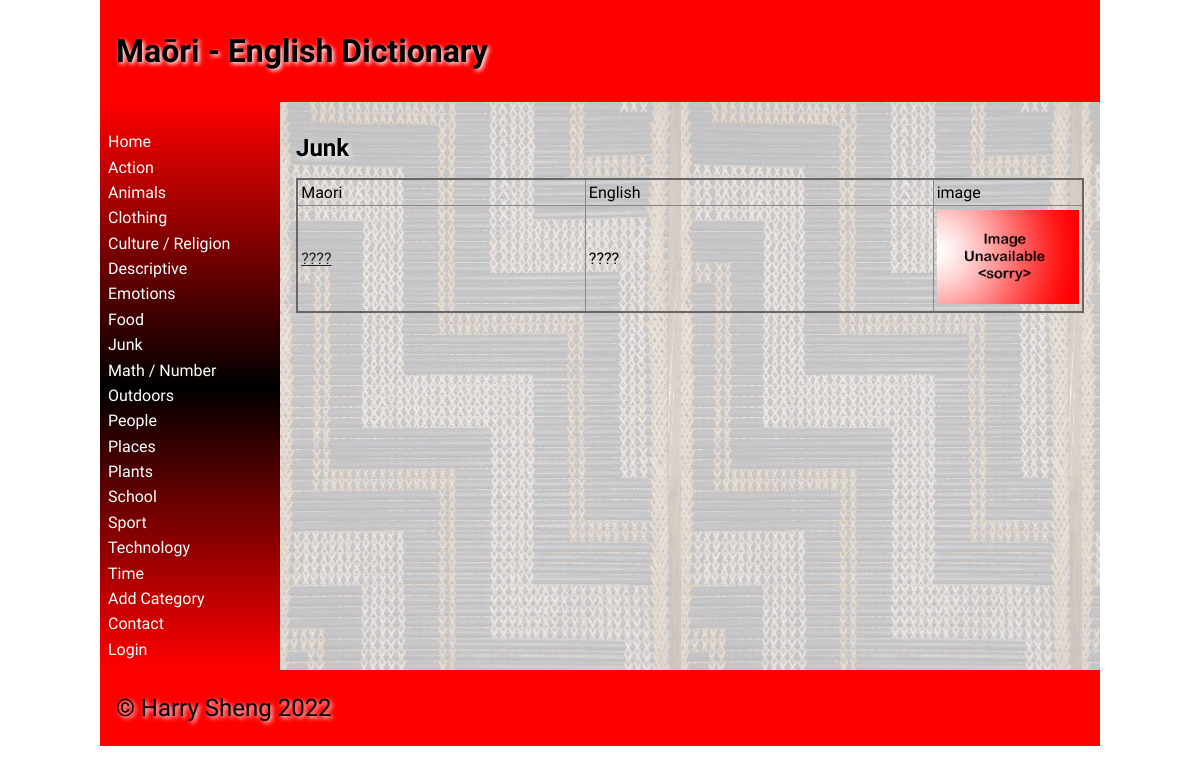
The app's page /category/33, older data.
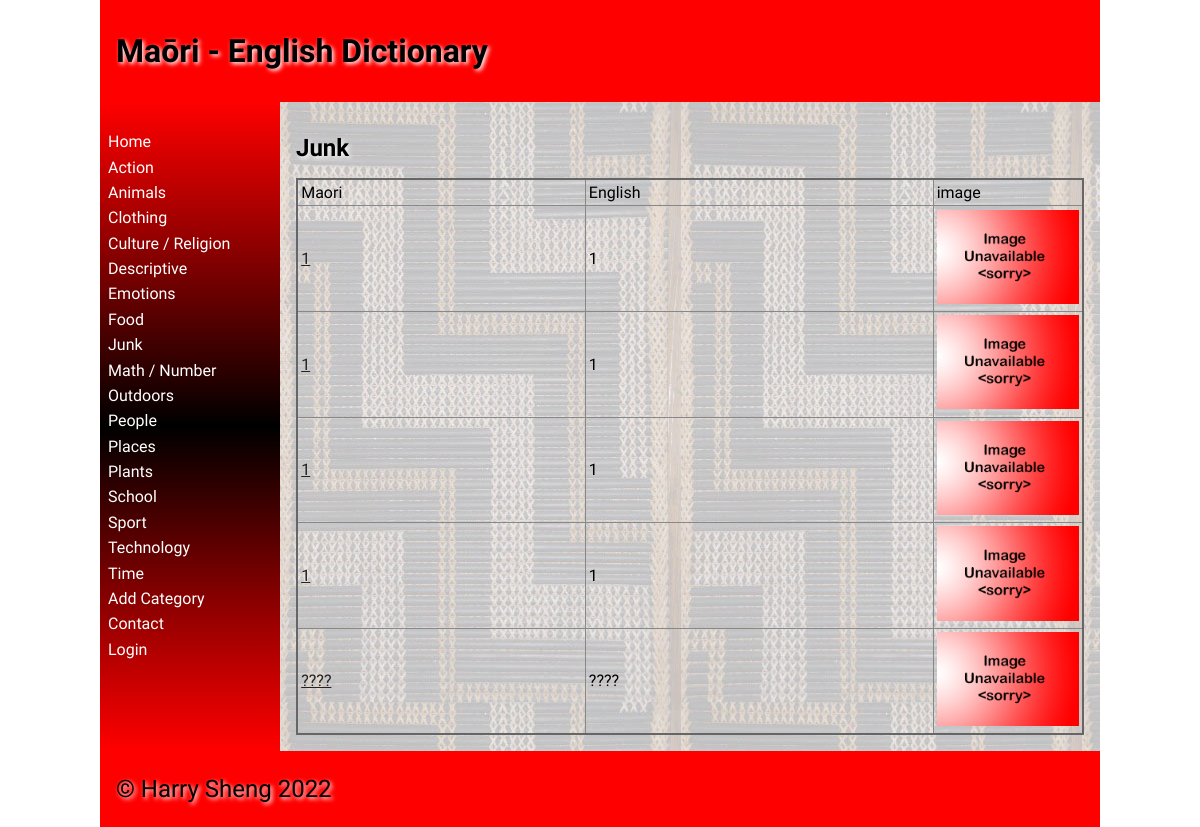
The same page, newer data.
### tables this page shows
CREATE TABLE "categories"
(
	id integer
		constraint Dictionary_pk
			primary key autoincrement,
	category varchar(30)
);

CREATE TABLE "Words"
(
    id          integer
        constraint Words_pk
            primary key,
    maori       varchar(30),
    english     varchar(30),
    category    varchar(30),
    definition  varchar(300),
    level       integer(10),
    image       varchar(30),
    user_id     integer
        references User,
    timestamp   datatime,
    category_id integer
        constraint Words_category_id_fk
            references categories
, username varchar(30));

### app.py (the view, shortened to what this page needs)
@app.route('/category/<category_id>', methods=['POST', 'GET'])
def category(category_id):
    con = create_connection(DATABASE)
    query = "SELECT id, category FROM categories WHERE id = ?"  # select data from database
    cur = con.cursor()
    cur.execute(query, (category_id,))
    category = cur.fetchall()
    print(category_id, category)
    query = "SELECT id, maori, english, image FROM Words WHERE category_id=? ORDER BY maori ASC"
    cur = con.cursor()
    cur.execute(query, (category_id,))  # executes the query
    words_list = cur.fetchall()  # put result into a list
    con.close()
    return render_template('category.html', categories=category_list(), words_list=words_list, category=category[0],
                           logged_in=is_logged_in(), catID=category_id, logged_in_teacher=is_logged_in_teacher())

### app.py (called while the page is built)
def create_connection(db_file):
    try:
        connection = sqlite3.connect(db_file)
        connection.execute('pragma foreign_keys=ON')
        return connection
    except Error as e:
        print(e)
    return None

def is_logged_in():
    if session.get("email") is None:  # if there is no email the user are not logged in
        print("not logged in")
        return False
    else:
        print("logged in")
        return True

def is_logged_in_teacher():
    if session.get("teacher") == "Y":  # if the user is the teacher
        print("logged in as teacher")
        return True
    else:
        print("logged in as student")
        return False

def category_list():
    con = create_connection(DATABASE)
    query = "SELECT id, category FROM categories ORDER BY category ASC"  # select category fom
    cur = con.cursor()
    cur.execute(query) # execute the query
    category_list = cur.fetchall()
    cur.close()
    return category_list

### templates/category.html (shortened to what this page needs)
{% extends 'base.html' %}
{% block heading %}Maōri - English Dictionary{% endblock %}
{% block main %}
    <h2>{{ category[1]}}{% if logged_in_teacher %}<a href="/deletecategory/{{ category[0]}}/{{ category[1]}}">- Delete Category</a>{% endif %}</h2>
<table class="cart-table">
    <thead>
    <tr>
        <td>Maori</td>
        <td>English</td>
        <td>image</td>
    </tr>
    </thead>
    <tbody>
    {%  for word in words_list %}
    <tr>
        <td><a href="/word/{{ word[0] }}">{{ word[1] }}</a></td>
        <td>{{ word[2] }}</td>
        <td width="150px"><img src="/static/images/{{ word[3] }}.jpg"  alt=""></td>
    </tr>
    {% endfor %}
    </tbody>
</table>
{% endblock %}

### templates/base.html (shortened to what this page needs)
<!doctype html>
<html lang="en">
<head>
	<link href="{{ url_for('static', filename='css/style.css') }}" rel="stylesheet">
</head>
<body>
	<div id="container">
		<header>
			<h1>{% block heading %}{% endblock %}</h1>
		</header>
		<nav>
			<ul>
                <li><a href="\">Home</a></li>
                <div class="category">
                {% for category in categories %}
                <tr>
                    <li><a href="/category/{{ category[0]}}">{{ category[1]}}</a></li>
                </tr>
                {% endfor %}
                </div>
                <li><a href="/add_category">Add Category</a></li>
                <li><a href="/contact">Contact</a></li>
                {% if logged_in %}
                    <li><a href="/logout">Log Out(Logged as {{ session.first_name }})</a></li>
				{% else %}
                    <li><a href="/login">Login</a></li>
                {% endif %}
			</ul>
		</nav>
		<main>
            {% block main%}{% endblock %}
        </main>
		<footer>
			<p>
				&copy; Harry Sheng 2022
			</p>
		</footer>
	</div>
</body>
</html>

### static/css/style.css (style rules this page uses)
* { font-family: Comfortaa, sans-serif; margin: 0; padding: 0; box-sizing: border-box; }
#container { display: grid; grid-template-columns: 75px auto; grid-template-areas: 'nav header' 'main main' 'footer footer'; }
header { grid-area: header; background-color: #f00; padding: 1rem; }
nav { grid-area: nav; }
main { grid-area: main; padding: 1rem; background-color: #edd; }
h1, h2, h3, h4 { padding: 1rem 0; font-family: 'Suez One', serif; color: #000; text-shadow: 2px 2px 4px #fff; }
p { padding: 0.5rem 0; }
a { color: #222; }
img { width: 100%; }
table { width: 100%; border: 2px solid #666; border-collapse: collapse; }
th, td { border: 1px solid #888; padding: 0.2rem; text-align: left; }
footer { grid-area: footer; padding: 1rem; background-color: #f00; }
footer p { color: #000; text-shadow: 2px 2px 4px #fff; font-size: 1.5rem; }
@media only screen and (min-width: 768px) { #container { grid-template-columns: 180px auto; grid-template-areas: 'header header' 'nav main' 'footer footer'; } }
@media only screen and (min-width: 768px) { nav { background: linear-gradient(180deg, rgba(255,0,0,1) 0%, rgba(0, 0, 0, 1) 50%, rgba(255,0,0,1) 100%); padding: 0.5rem; } }
@media only screen and (min-width: 768px) { nav ul { list-style: none; } }
@media only screen and (min-width: 768px) { nav li { padding: 0.2rem 0; } }
@media only screen and (min-width: 768px) { nav a { color: #fff; text-decoration: none; } }
@media only screen and (min-width: 768px) { main { background-image: url('/static/images/poutama.jpg'); } }
@media only screen and (min-width: 1000px) { #container { width: 1000px; margin: auto; } }

Row changes from the older to the newer data that the page shows:
added Words: maori "1", english "1", image (placeholder picture)
added Words: maori "1", english "1", image (placeholder picture)
added Words: maori "1", english "1", image (placeholder picture)
added Words: maori "1", english "1", image (placeholder picture)
